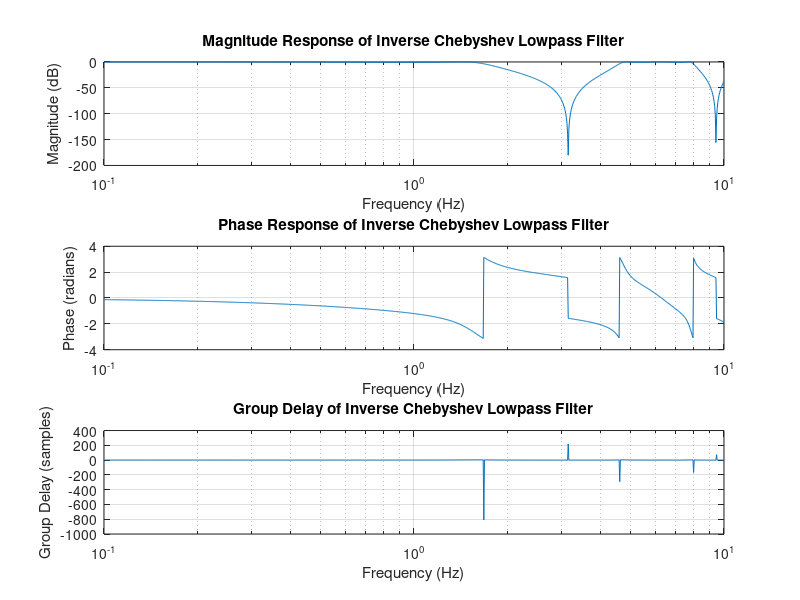

MATLAB code to generate this figure:
% Parameters
n = 3;                 % Filter order
rp = 1;                % Passband ripple (in dB)
wc = 0.5;              % Normalized cutoff frequency (0.5 corresponds to Nyquist frequency)

% Design the Chebyshev Type I lowpass filter
% Use cheby1 to create a lowpass filter prototype (normalized)
[b, a] = cheby1(n, rp, wc);

% Frequency response of the inverse filter
% To get the inverse of the lowpass filter, we take the reciprocal of the frequency response

% Frequency vector for plotting
f = logspace(-1, 1, 1000);   % Logarithmic frequency scale for better resolution
[H, w] = freqz(b, a, f, 'whole');   % Get frequency response

% Plot magnitude response
figure;
subplot(3,1,1);
semilogx(f, 20*log10(abs(H)));
title('Magnitude Response of Inverse Chebyshev Lowpass Filter');
xlabel('Frequency (Hz)');
ylabel('Magnitude (dB)');
grid on;

% Plot phase response
subplot(3,1,2);
semilogx(f, angle(H));
title('Phase Response of Inverse Chebyshev Lowpass Filter');
xlabel('Frequency (Hz)');
ylabel('Phase (radians)');
grid on;

% Plot group delay response
subplot(3,1,3);
gd = -diff(angle(H))./diff(w);  % Group delay calculation
semilogx(f(2:end), gd);
title('Group Delay of Inverse Chebyshev Lowpass Filter');
xlabel('Frequency (Hz)');
ylabel('Group Delay (samples)');
grid on;
